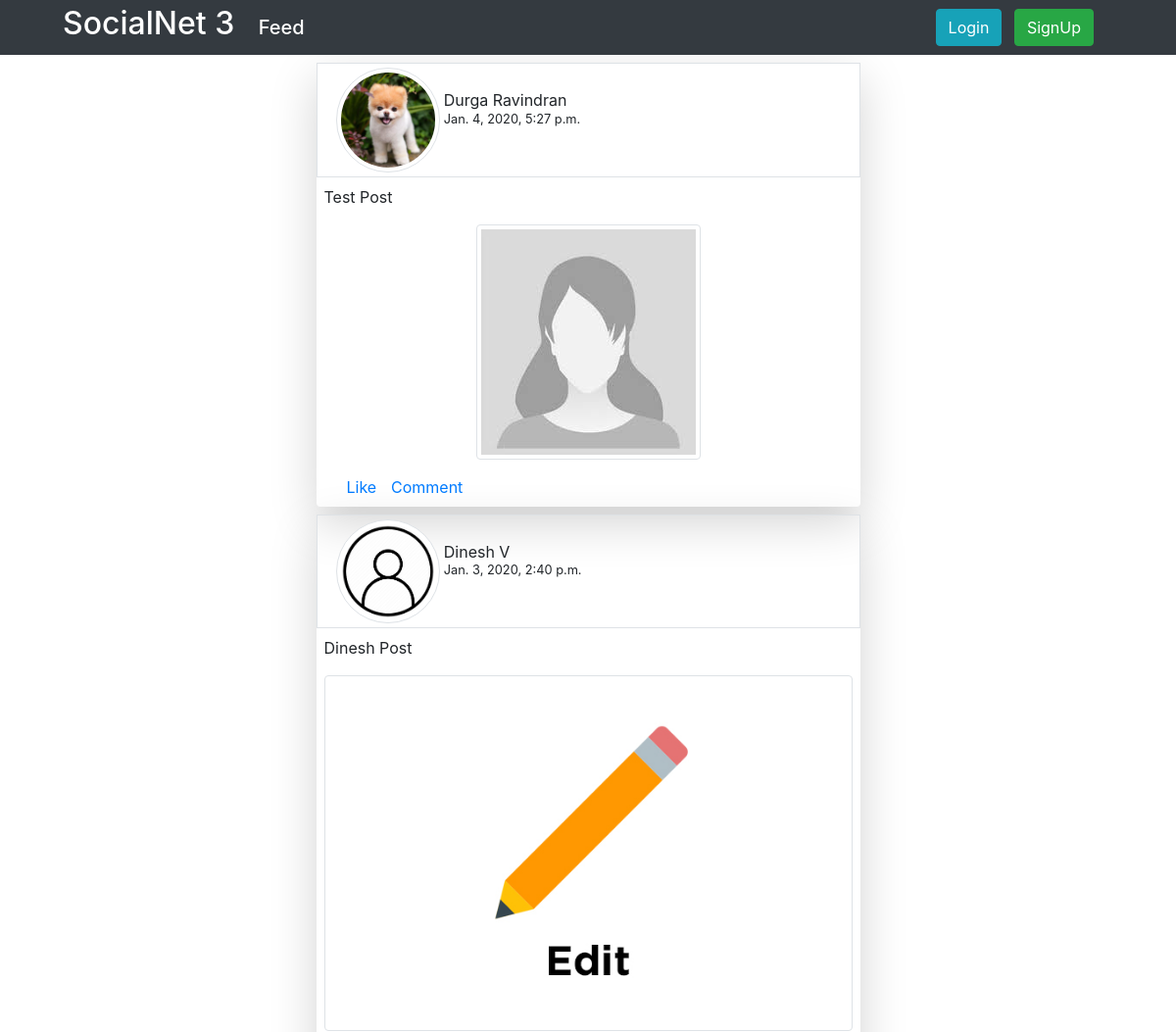
Before: / (upper part) with the older database file.
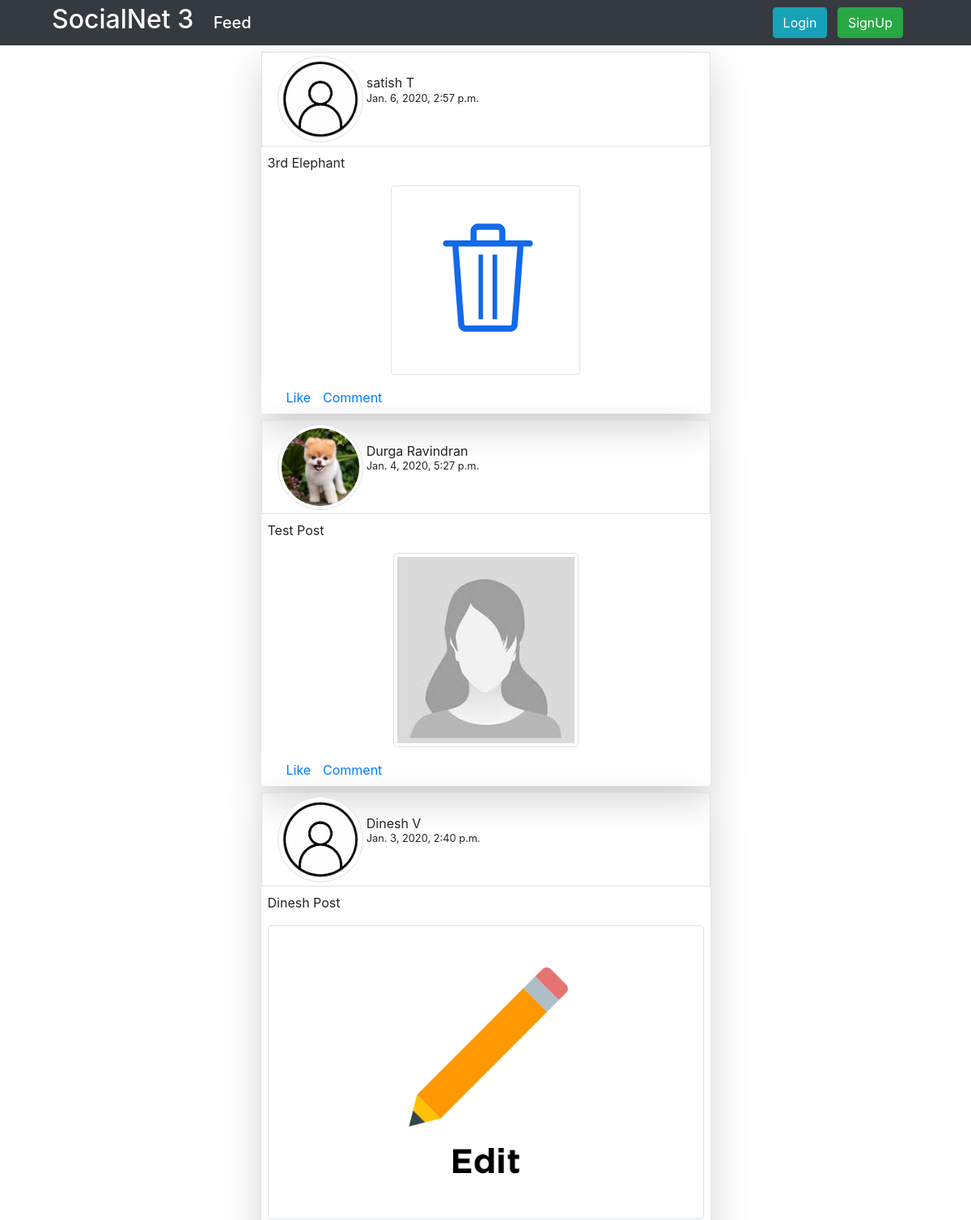
After: the same page with the newer database file.
### feed/models.py (models this page shows, shortened)
class Feed(models.Model):
	post = models.TextField()
	images = models.ImageField(upload_to=user_directory_path)
	date = models.DateTimeField(auto_now_add=True)
	user = models.ForeignKey(SnetUser, on_delete=models.CASCADE)
	class Meta:
		ordering = ['-date']

### user/models.py (models this page shows, shortened)
class SnetUser(AbstractUser):
	GENDER_CHOICES = (
			('M','Male'),
			('F','Female'),
			('T','Trans'),
		)
	dob = models.DateField()
	gender = models.CharField(max_length=1, choices=GENDER_CHOICES)

class Profile(models.Model):
	user = models.OneToOneField(SnetUser, on_delete=models.CASCADE)
	p_img = models.ImageField(default='default.png/', upload_to=profile_img_dir)

### feed/views.py (the view)
# urls.py: 2. Add a URL to urlpatterns:  path('', views.home, name='home')
def home(request):
	obj = Feed.objects.all()
	return render(request, 'feed/home.html', {'feed_list':obj})

### feed/templates/feed/home.html
{% extends 'feed/base.html' %}
{% block body %}
<div class="mx-auto">
	<div class="container rounded">
		{% for items in feed_list %}
		<div class="mx-auto shadow-lg rounded w-50 mt-2">
			<div class="row p-1 border ml-0 mr-0">
				<div class="col-md-3">
					<img class="img-thumbnail rounded-circle"
					src="{{items.user.profile.p_img.url}}">
				</div>
				<div class="col-md-6 p-1 mt-2">
					<div class="row h-25 mt-2">
						<h5><small>{{items.user.first_name}} {{items.user.last_name}}</a></small></h5>
					</div>
					<div class="row">
						<small>{{items.date}}</small>
					</div>
				</div>
			</div>
			<div class="p-2">
				{{items.post}}
			</div>
			<div class="p-2" align="center">
				<img class="img-thumbnail" src="{{items.images.url}}">
			</div>
			{% if user.is_authenticated %}
			<div></div>
			{% else %}
			<div class="p-2 ml-2 row">
				<div class="col-md-1">
					<a href="{% url 'login' %}">Like</a>
				</div>
				<div class="col-md-1">
					<a href="{% url 'login' %}">Comment</a>
				</div>
			</div>
			{% endif %}
		</div>
		{% endfor %}
	</div>
</div>
{% endblock %}

Changed rows visible on the page:
added Feed: user.profile.p_img (picture), user.first_name "satish", user.last_name "T", date "Jan. 6, 2020, 2:57 p.m.", post "3rd Elephant", images (picture), shows "Like"
